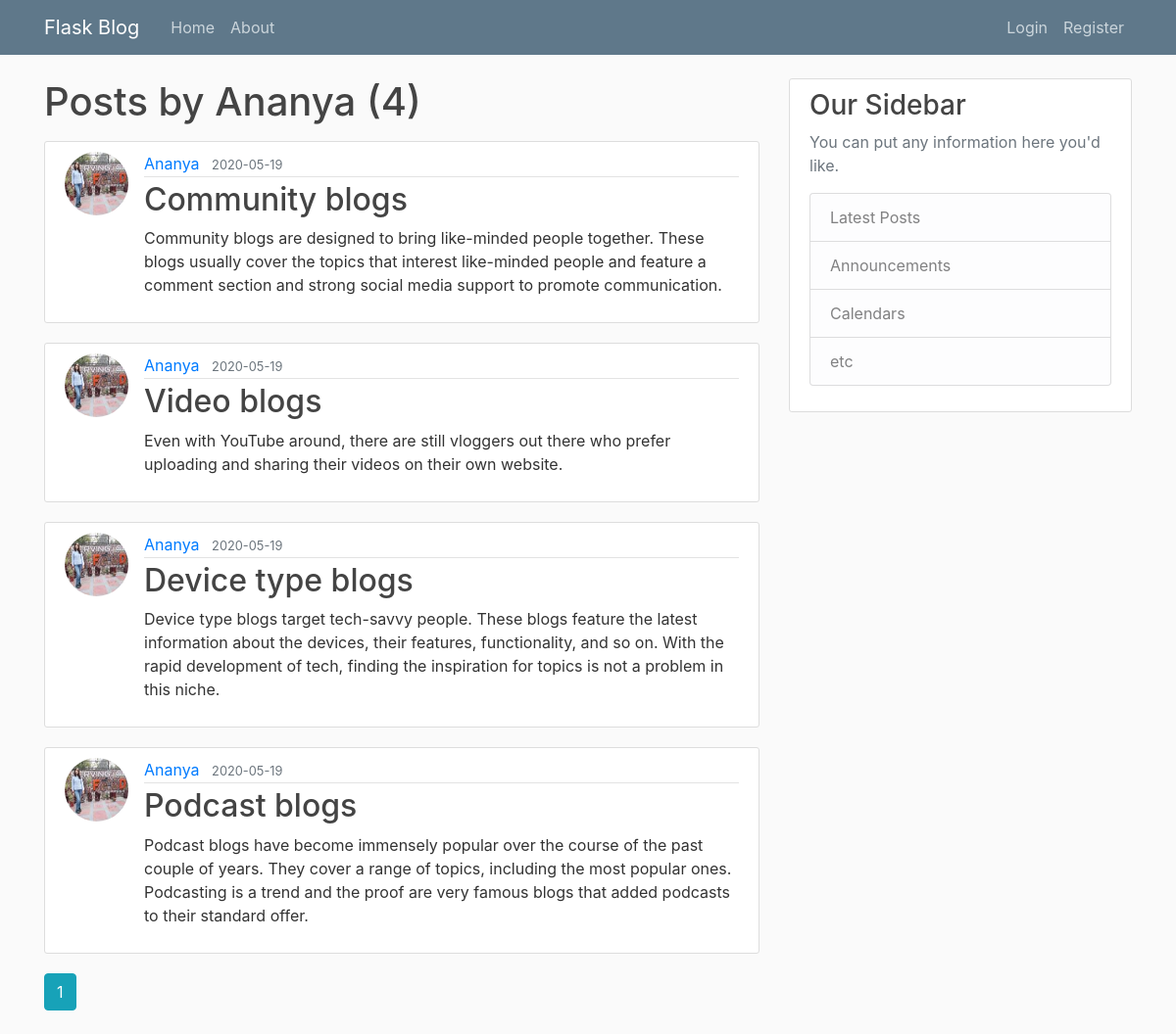
Screenshot of /user/Ananya with the database file from the repository.
### flaskblog/models.py (models this page shows, shortened)
class User(db.Model, UserMixin):
    id = db.Column(db.Integer, primary_key=True)
    username = db.Column(db.String(20), unique=True, nullable=False)
    email = db.Column(db.String(120), unique=True, nullable=False)
    image_file = db.Column(db.String(20), nullable=False, default='default.jpg')
    password = db.Column(db.String(60), nullable=False)
    posts = db.relationship('Post', backref='author', lazy=True)

class Post(db.Model):
    id = db.Column(db.Integer, primary_key=True)
    title = db.Column(db.String(100), nullable=False)
    date_posted = db.Column(db.DateTime, nullable=False, default=datetime.utcnow)
    content = db.Column(db.Text, nullable=False)
    user_id = db.Column(db.Integer, db.ForeignKey('user.id'), nullable=False)

### flaskblog/users/routes.py (the view)
@users.route("/user/<string:username>")
def user_posts(username):
    page = request.args.get('page', 1, type=int) #page number
    user = User.query.filter_by(username=username).first_or_404()
    posts = Post.query.filter_by(author=user)\
        .order_by(Post.date_posted.desc())\
        .paginate(page=page, per_page=5)
    return render_template("user_posts.html",posts=posts, user=user)

### flaskblog/templates/user_posts.html
{% extends "layout.html" %}
{% block content %}
    <h1 class="mb-3">Posts by {{ user.username }} ({{ posts.total }})</h1>
    {% for post in posts.items %}
        <article class="media content-section">
          <img class="rounded-circle article-img" src="{{ url_for('static', filename='profile_pics/' + post.author.image_file) }}">
          <div class="media-body">
            <div class="article-metadata">
              <a class="mr-2" href="{{ url_for('users.user_posts', username=post.author.username) }}">{{ post.author.username }}</a>
              <small class="text-muted">{{ post.date_posted.strftime('%Y-%m-%d') }}</small>
            </div>
            <h2><a class="article-title" href="{{ url_for('posts.post', post_id=post.id) }}">{{ post.title }}</a></h2>
            <p class="article-content">{{ post.content }}</p>
          </div>
        </article>
    {% endfor %}
    {% for page_num in posts.iter_pages(left_edge=1, right_edge=1, left_current=1, right_current=2) %}
      {% if page_num %}
        {% if posts.page == page_num %}
          <a class="btn btn-info mb-4" href="{{ url_for('users.user_posts', username=user.username, page=page_num) }}">{{ page_num }}</a>
        {% else %}
          <a class="btn btn-outline-info mb-4" href="{{ url_for('users.user_posts', username=user.username, page=page_num) }}">{{ page_num }}</a>
        {% endif %}
      {% else %}
        ...
      {% endif %}
    {% endfor %}
{% endblock content %}

### flaskblog/static/main.css (style rules this page uses)
body { background: #fafafa; color: #333333; margin-top: 5rem; }
h1, h2, h3, h4, h5, h6 { color: #444444; }
.content-section { background: #ffffff; padding: 10px 20px; border: 1px solid #dddddd; border-radius: 3px; margin-bottom: 20px; }
.article-title { color: #444444; }
.article-content { white-space: pre-line; }
.article-img { height: 65px; width: 65px; margin-right: 16px; }
.article-metadata { padding-bottom: 1px; margin-bottom: 4px; border-bottom: 1px solid #e3e3e3 }

### rows the page displays
User: username "Ananya"
Post: image_file (picture), author.username "Ananya", date_posted "2020-05-19", title "Community blogs", content "Community blogs are designed to bring like-minded people together. These blogs usually cover the topics that interest like-minded people and feature a comment section and strong social media support to promote communication."
Post: image_file (picture), author.username "Ananya", date_posted "2020-05-19", title "Video blogs", content "Even with YouTube around, there are still vloggers out there who prefer uploading and sharing their videos on their own website."
Post: image_file (picture), author.username "Ananya", date_posted "2020-05-19", title "Device type blogs", content "Device type blogs target tech-savvy people. These blogs feature the latest information about the devices, their features, functionality, and so on. With the rapid development of tech, finding the inspiration for topics is not a problem in this niche."
Post: image_file (picture), author.username "Ananya", date_posted "2020-05-19", title "Podcast blogs", content "Podcast blogs have become immensely popular over the course of the past couple of years. They cover a range of topics, including the most popular ones. Podcasting is a trend and the proof are very famous blogs that added podcasts to their standard offer."

### other values shown
{{ posts.total }} "4"
{{ page_num }} "1"
